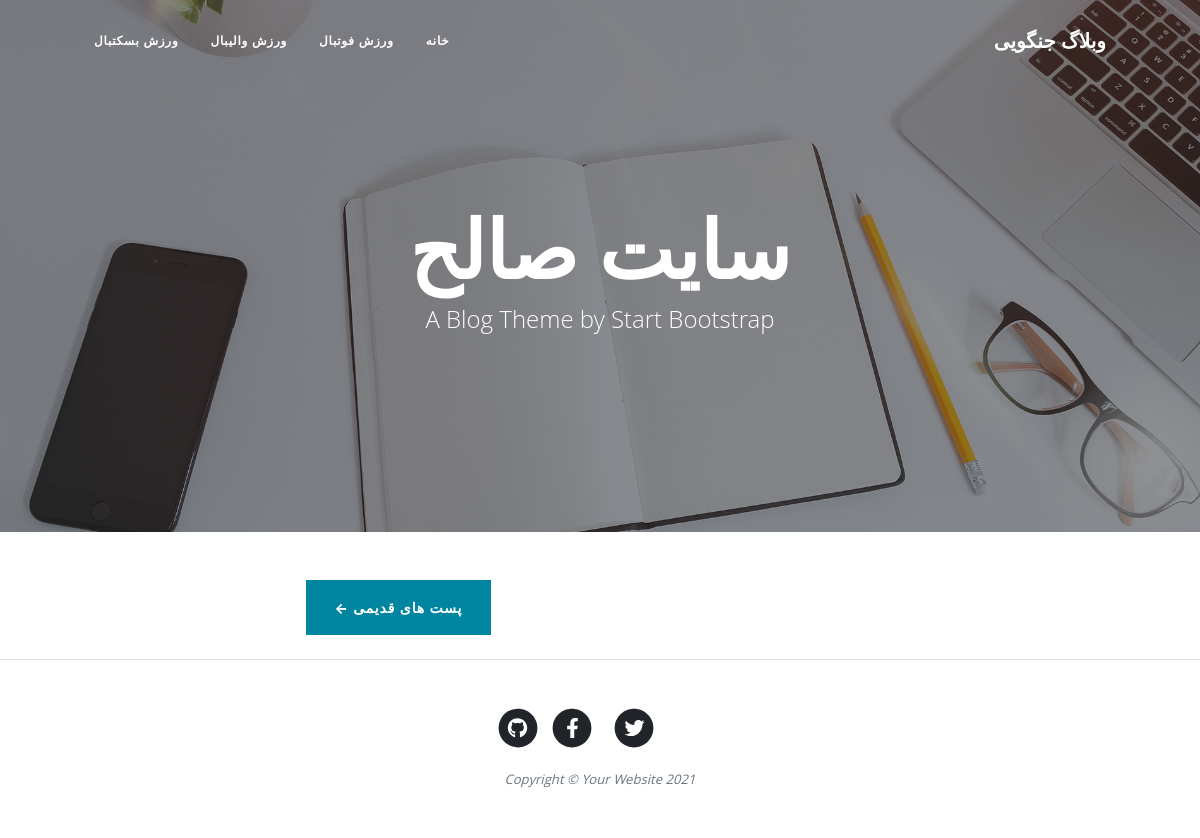
/category/basketball, run on an earlier commit of the app's database.
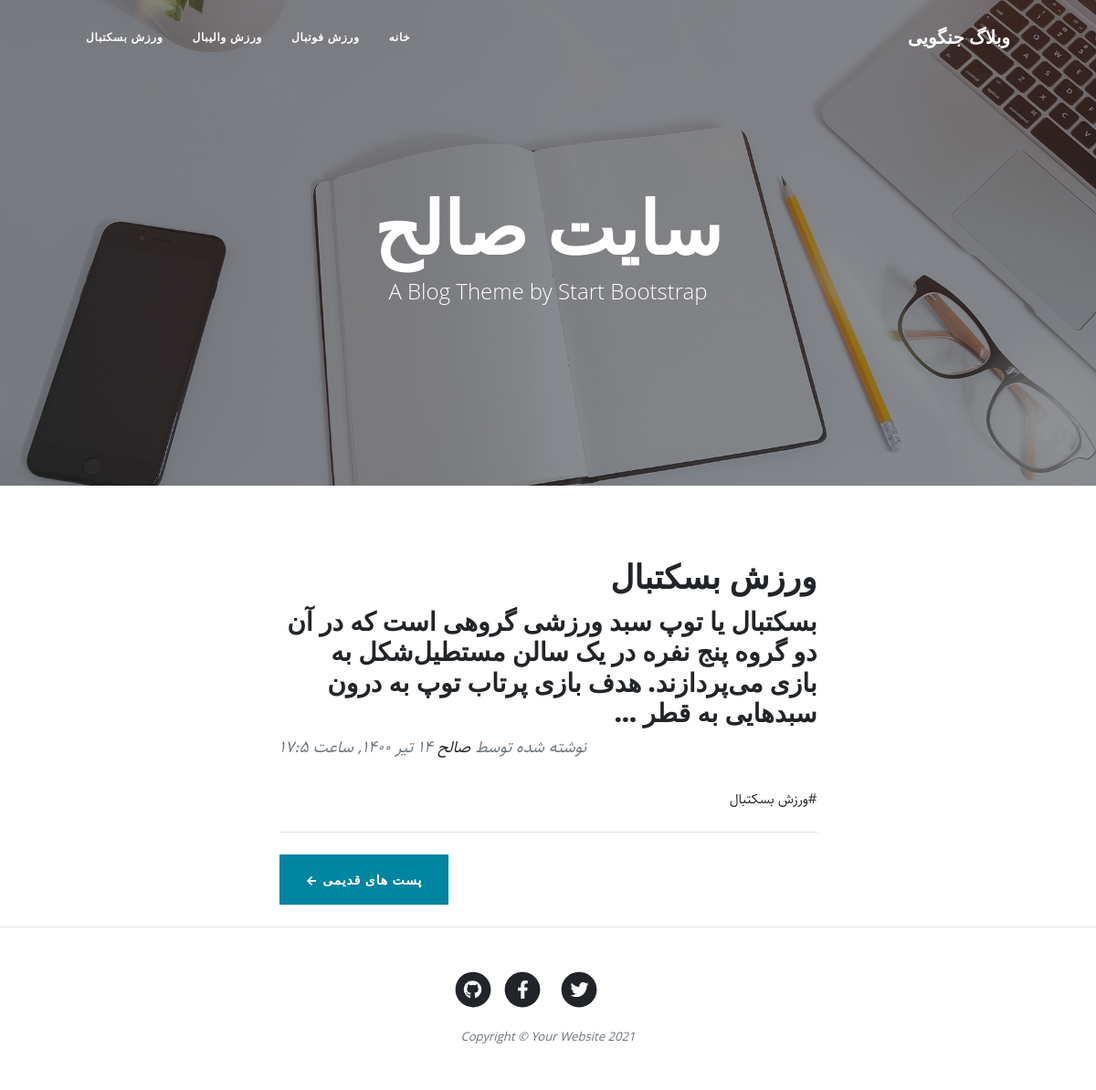
And on a later commit of the database.
### blog/models.py (models this page shows, shortened)
class Category(models.Model):
    title = models.CharField(max_length=200, verbose_name = "عنوان دسته‌بندي")
    slug = models.SlugField(max_length=100, unique=True, verbose_name = "آدرس دسته‌بندي")
    status = models.BooleanField(default=True, verbose_name= "آيا نمايش داده شود؟")
    position = models.IntegerField(verbose_name="پوزيشن")
    class Meta:
        verbose_name = "دسته‌بندي"
        verbose_name_plural = "دسته‌بندي ها"
        ordering = ["position"]

class Article(models.Model):
    STATUS_CHOICES =(
        ('d', 'پيشن‌‌ويس'),
        ('p', 'منتشر شده'),
    )
    title = models.CharField(max_length=200, verbose_name = "عنوان مقاله")
    slug = models.SlugField(max_length=100, unique=True, verbose_name = "آدرس مقاله")
    category = models.ManyToManyField(Category, verbose_name= "دسته‌بندي", related_name="articles")
    description = models.TextField(verbose_name = "محتوا")
    thumbnail = models.ImageField(upload_to="images", verbose_name = "تصوير مقاله")
    publish = models.DateTimeField(default=timezone.now, verbose_name = "زمان انتشار")
    created = models.DateTimeField(auto_now_add=True)
    updated = models.DateTimeField(auto_now=True)
    status = models.CharField(max_length=1, choices=STATUS_CHOICES, verbose_name = "وضعيت")
    class Meta:
        verbose_name = "مقاله"
        verbose_name_plural = "مقالات"
        ordering = ["-publish"]
    def jpublish(self):
        return jalali_converter(self.publish)
    jpublish.short_description = "زمان انتشار"
    def category_published(self):
        return self.category.filter(status=True)

### blog/views.py (the view)
# urls.py: path('category/<slug:slug>', category, name="category"),
def category(request, slug):
    context = {
        "category" : get_object_or_404(Category, slug=slug, status=True),
    }
    return render(request,"blog/category.html", context)

### blog/templatetags/base_tags.py (called while the page is built)
@register.simple_tag
def title():
    return "وبلاگ جنگویی"

@register.inclusion_tag("blog/partials/category_navbar.html")
def category_navbar():
    return {
        "category" : Category.objects.filter(status=True)
    }

### extensions/jalali.py (called while the page is built)
    def persian_tuple(self):
        return self.persian_year, self.persian_month, self.persian_day

### extensions/utils.py (called while the page is built)
def persian_numbers_converter(mystr):
    mynumbers = {
        "0" : "۰",
        "1" : "۱",
        "2" : "۲",
        "3" : "۳",
        "4" : "۴",
        "5" : "۵",
        "6" : "۶",
        "7" : "۷",
        "8" : "۸",
        "9" : "۹",
    }
    for e, p in mynumbers.items():
        mystr = mystr.replace(e, p)
    return mystr

### blog/templates/blog/category.html
{% extends 'blog/base.html' %}
{% load static %}
{% block main %}
        <header class="masthead" style="background-image: url('{% static "blog/assets/img/home-bg.jpg"%}')">
            <div class="container position-relative px-4 px-lg-5">
                <div class="row gx-4 gx-lg-5 justify-content-center">
                    <div class="col-md-10 col-lg-8 col-xl-7">
                        <div class="site-heading">
                            <h1>سايت صالح</h1>
                            <span class="subheading">A Blog Theme by Start Bootstrap</span>
                        </div>
                    </div>
                </div>
            </div>
        </header>
        <div class="container px-4 px-lg-5">
            <div class="row gx-4 gx-lg-5 justify-content-center">
                <div class="col-md-10 col-lg-8 col-xl-7">
                {% for article in category.articles.all %}
                <div class="post-preview">
                    <a href="{% url 'detail' article.slug %}"><h2 class="post-title">{{article.title}}</h2></a>
                    <h3 class="post-subtitle">
                        {{article.description|truncatewords:30}}
                        </h3>
                    <p class="post-meta">
                        نوشته شده توسط
                        <a href="#!">صالح</a>
                        {{article.jpublish}}
                    </p>
                    <div>
                        {% for cat in article.category_published.all %}
                            <a href="#">#{{cat.title}}</a>
                        {% endfor %}
                    </div>
                </div>
                <hr class="my-4" />
                {% endfor %}
                    <div class="d-flex justify-content-end mb-4"><a class="btn btn-primary text-uppercase" href="#!">پست های قدیمی &larr;</a></div>
                </div>
            </div>
        </div>
{% endblock %}

### blog/templates/blog/partials/category_navbar.html
<div class="collapse navbar-collapse" id="navbarResponsive">
    <ul class="navbar-nav ms-auto py-4 py-lg-0">
        <li class="nav-item"><a class="nav-link px-lg-3 py-3 py-lg-4" href="home.html">خانه</a></li>
        {% for cat in category %}
            <li class="nav-item"><a class="nav-link px-lg-3 py-3 py-lg-4" href="{% url 'category' cat.slug %}">{{cat.title}}</a></li>
        {% endfor %}
    </ul>
</div>

What changed in the data, as far as the page shows it:
added Article: title "ورزش بسکتبال", description "بسکتبال یا توپ سبد ورزشی گروهی است که در آن دو گروه پنج نفره در یک سالن مستطیل‌شکل به بازی می‌پردازند. هدف بازی پرتاب توپ به درون سبدهایی به قطر …", jpublish "۱۴ تير ۱۴۰۰, ساعت ۱۷:۵", Category (title "ورزش بسکتبال")
